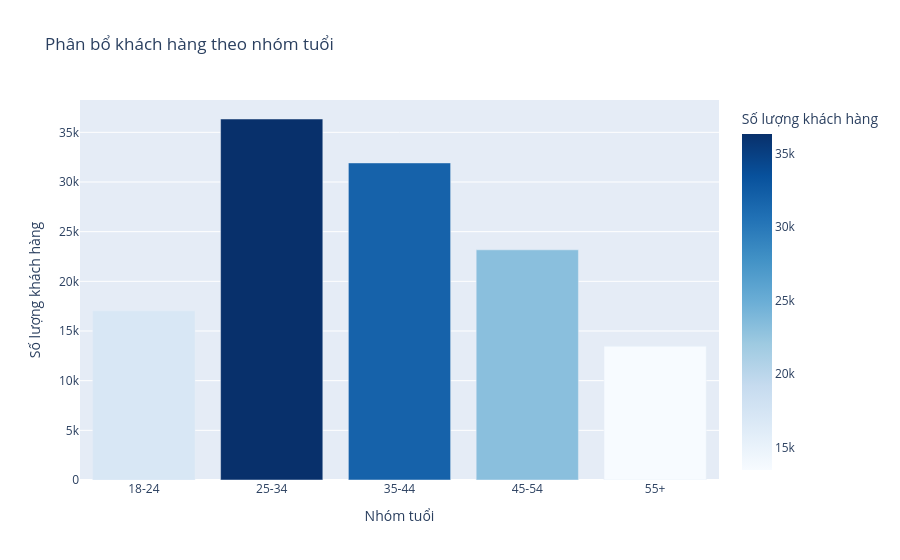

The cell this chart's notebook holds for it:
### Markdown cell above
## Phần 2 - Đưa ra business insight và EDA

### Code cell
age_group_counts = customers['age_group'].value_counts().sort_index()
age_group_weights = age_group_counts / age_group_counts.sum() * 100# Tính trọng số (tỷ lệ %) cho từng nhóm tuổi

age_group_df = pd.DataFrame({
    'age_group': age_group_counts.index,
    'count': age_group_counts.values,
    'weight': age_group_weights.round(2).values
})

fig = px.bar(
    age_group_df,
    x='age_group',
    y='count',
    labels={'age_group': 'Nhóm tuổi', 'count': 'Số lượng khách hàng'},
    title='Phân bổ khách hàng theo nhóm tuổi',
    custom_data=['count', 'weight'],
    color='count',
    color_continuous_scale='Blues'
)
fig.update_traces(
    hovertemplate='Nhóm tuổi: %{x}<br>Số lượng khách: %{customdata[0]}<br>Trọng số: %{customdata[1]}%'
)
fig.update_layout(showlegend=False)
fig.show(   )

### Figure 1 — Plotly figure (JSON) as saved in the notebook; plotly's stock layout.template omitted (floating-point values rounded to 4 significant figures)
{"data": [{"customdata": [[17040.0, 13.97], [36340.0, 29.81], [31920.0, 26.18], [23170.0, 19.0], [13460.0, 11.04]], "hovertemplate": "Nhóm tuổi: %{x}<br>Số lượng khách: %{customdata[0]}<br>Trọng số: %{customdata[1]}%", "legendgroup": "", "marker": {"color": [17039, 36342, 31920, 23172, 13457], "coloraxis": "coloraxis", "pattern": {"shape": ""}}, "name": "", "orientation": "v", "showlegend": false, "textposition": "auto", "type": "bar", "x": ["18-24", "25-34", "35-44", "45-54", "55+"], "xaxis": "x", "y": [17039, 36342, 31920, 23172, 13457], "yaxis": "y"}], "layout": {"barmode": "relative", "coloraxis": {"colorbar": {"title": {"text": "Số lượng khách hàng"}}, "colorscale": [[0, "rgb(247,251,255)"], [0.125, "rgb(222,235,247)"], [0.25, "rgb(198,219,239)"], [0.375, "rgb(158,202,225)"], [0.5, "rgb(107,174,214)"], [0.625, "rgb(66,146,198)"], [0.75, "rgb(33,113,181)"], [0.875, "rgb(8,81,156)"], [1, "rgb(8,48,107)"]]}, "legend": {"tracegroupgap": 0}, "showlegend": false, "title": {"text": "Phân bổ khách hàng theo nhóm tuổi"}, "xaxis": {"anchor": "y", "domain": [0, 1], "title": {"text": "Nhóm tuổi"}}, "yaxis": {"anchor": "x", "domain": [0, 1], "title": {"text": "Số lượng khách hàng"}}}}
